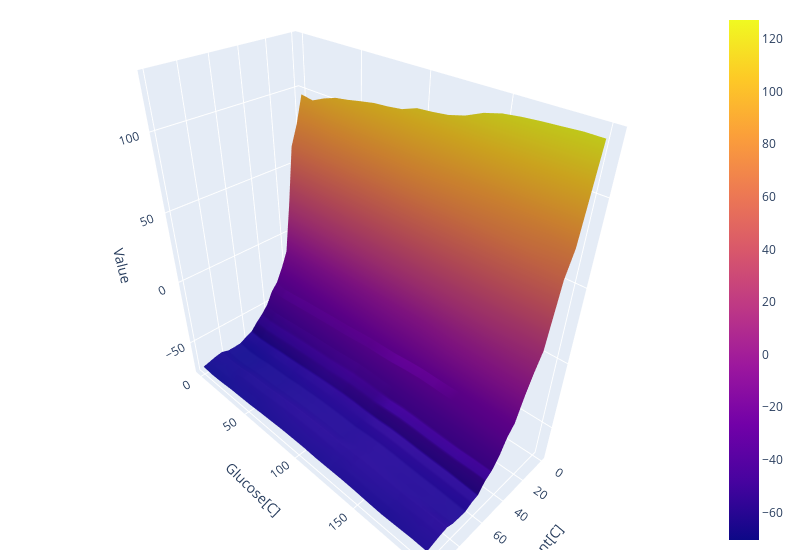

Notebook cell for this chart:
### Code cell
import plotly.express as px
import plotly.graph_objects as go

fig = go.Figure(data=[go.Surface(z=Data_Table_Optimal["Low"]['Value'].to_numpy().reshape(20,20,order="F"), x=np.linspace(0,100,20), y=np.linspace(0,200,20))],
               )
fig.update_layout(scene = dict(
                    xaxis_title='Agent[C]',
                    yaxis_title='Glucose[C]',
                    zaxis_title='Value'),
                    width=800,
                    margin=dict(r=20, b=10, l=10, t=10)),


fig.show()

### Figure 1 — Plotly figure (JSON) as saved in the notebook; plotly's stock layout.template omitted (floating-point values rounded to 4 significant figures; data arrays with more than 128 entries replaced by an {"elided": "..."} marker saying what was removed)
{"data": [{"type": "surface", "x": [0, 5.263, 10.53, 15.79, 21.05, 26.32, 31.58, 36.84, 42.11, 47.37, 52.63, 57.89, 63.16, 68.42, 73.68, 78.95, 84.21, 89.47, 94.74, 100], "y": [0, 10.53, 21.05, 31.58, 42.11, 52.63, 63.16, 73.68, 84.21, 94.74, 105.3, 115.8, 126.3, 136.8, 147.4, 157.9, 168.4, 178.9, 189.5, 200], "z": {"elided": "20x20 float values"}}], "layout": {"margin": {"b": 10, "l": 10, "r": 20, "t": 10}, "scene": {"xaxis": {"title": {"text": "Agent[C]"}}, "yaxis": {"title": {"text": "Glucose[C]"}}, "zaxis": {"title": {"text": "Value"}}}, "width": 800}}
